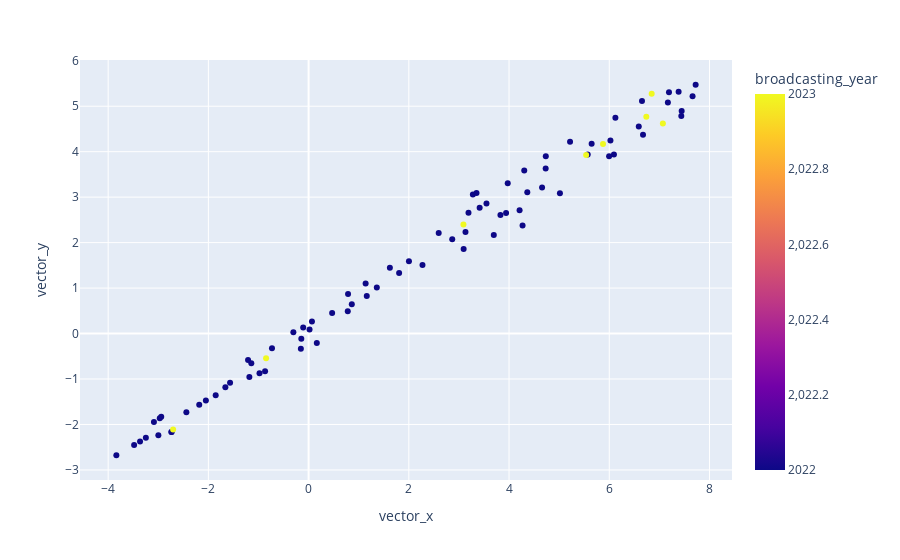

Write notebook code for a chart like this one.
### Code cell
fig = px.scatter(stories_df_merged, x='vector_x', y='vector_y', color='broadcasting_year', hover_data=["index", "title"])
fig.show()
